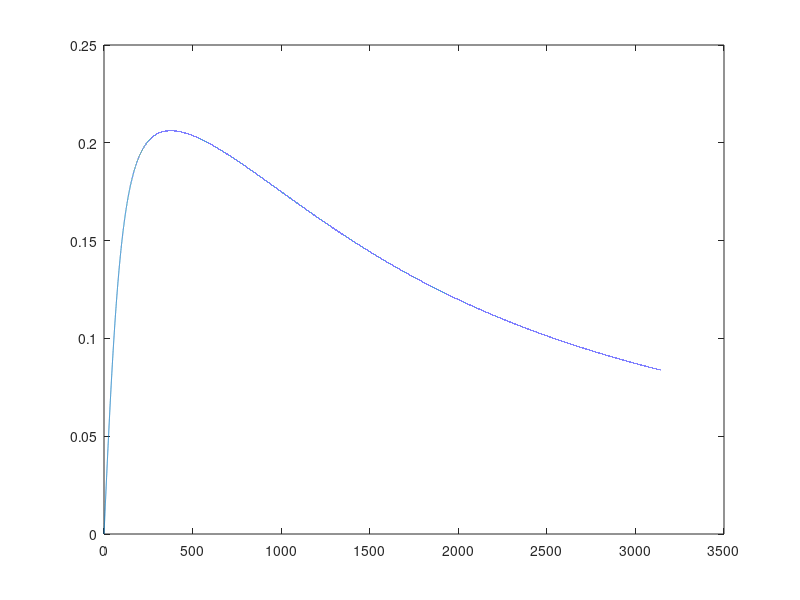
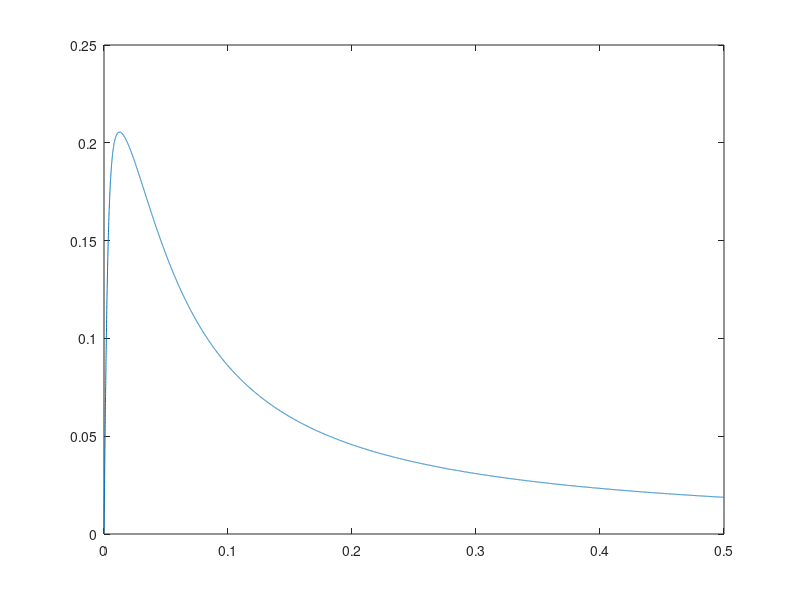
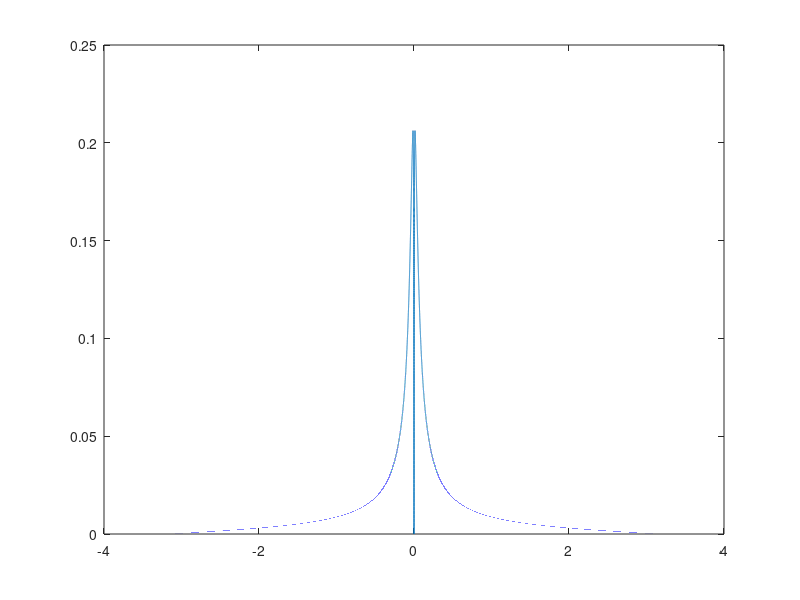

MATLAB code to generate these figures, in order:
clc
clear
w= linspace(0,1000*pi,100000);
Hjw = (12500 .* (i.*w)) ./ ((44 .*(i.*w).^2) + (60625 .*(i.*w)) + 6250000);
figure(1)
plot(w,abs(Hjw))
maxi = max(real(Hjw))
dbcorte = maxi * 10^(-3/10)
dif = abs(real(Hjw) - dbcorte);
valorcerca = min(dif);
pos = find(dif == valorcerca);
f_muestreo =4 * (pos/(2*pi));
T = 1/f_muestreo;
w = 0:T:1/2;
z = e.^(-i * w);
s= (1-(z.^-1))/T;
Hjw = (12500 .* s) ./ ((44 .*s.^2) + (60625 .*s) + 6250000);
figure(2)
plot(w,abs(Hjw))
w = -pi:T:pi;
z = e.^(-i * w);
s= 2/T .* ((1-(z.^-1)) ./ (1+(z.^-1)));
Hjw = (12500 .* s) ./ ((44 .*s.^2) + (60625 .*s) + 6250000);
figure(3)
plot(w,abs(Hjw))
